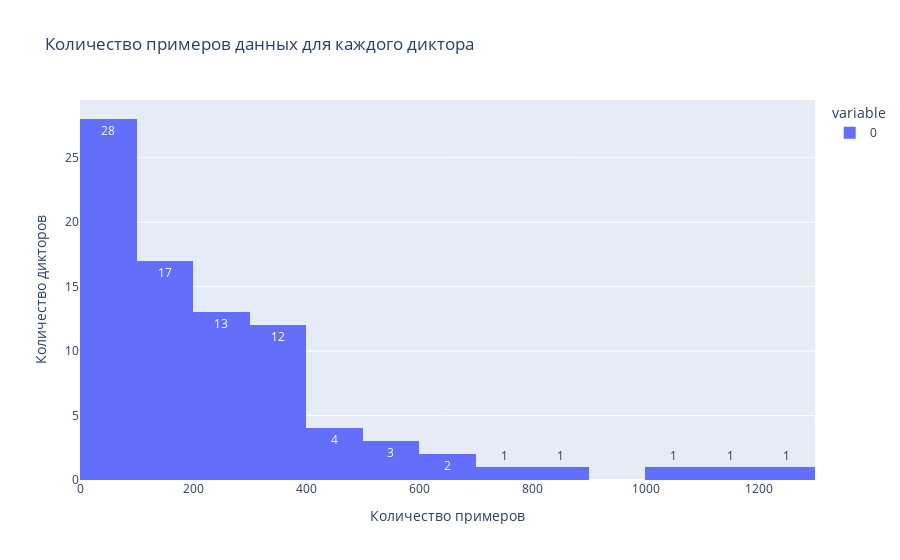

Notebook code cell kept with this figure:
### Markdown cell above
Набор данных VoxPopuli включает речь нескольких дикторов. Построив гистограмму, можно получить представление о том, сколько данных имеется для каждого диктора.

### Code cell
speaker_counts = defaultdict(int)

for speaker_id in dataset["speaker_id"]:
    speaker_counts[speaker_id] += 1

fig = px.histogram(speaker_counts.values(),
                   nbins=20,
                   title='Количество примеров данных для каждого диктора',
                   text_auto=True)

fig.update_xaxes(title_text='Количество примеров')
fig.update_yaxes(title_text='Количество дикторов')

fig.show()

### Figure 1 — Plotly figure (JSON) as saved in the notebook; plotly's stock layout.template omitted (floating-point values rounded to 4 significant figures)
{"data": [{"alignmentgroup": "True", "bingroup": "x", "hovertemplate": "variable=0<br>value=%{x}<br>count=%{y}<extra></extra>", "legendgroup": "0", "marker": {"color": "#636efa", "pattern": {"shape": ""}}, "name": "0", "nbinsx": 20, "offsetgroup": "0", "orientation": "v", "showlegend": true, "texttemplate": "%{value}", "type": "histogram", "x": [263, 324, 649, 459, 345, 566, 166, 314, 1292, 194, 602, 1069, 491, 257, 227, 835, 277, 4, 84, 1198, 252, 391, 435, 493, 37, 711, 363, 78, 123, 128, 351, 382, 329, 111, 281, 312, 356, 163, 579, 177, 236, 115, 342, 266, 189, 298, 506, 145, 217, 170, 319, 166, 209, 176, 249, 43, 138, 59, 73, 78, 272, 81, 33, 147, 98, 13, 102, 31, 86, 39, 131, 14, 28, 80, 17, 42, 5, 18, 8, 24, 30, 4, 2, 1], "xaxis": "x", "yaxis": "y"}], "layout": {"autosize": true, "barmode": "relative", "legend": {"title": {"text": "variable"}, "tracegroupgap": 0}, "title": {"text": "Количество примеров данных для каждого диктора"}, "xaxis": {"anchor": "y", "autorange": true, "domain": [0, 1], "range": [-0.5, 1300.0], "title": {"text": "Количество примеров"}, "type": "linear"}, "yaxis": {"anchor": "x", "autorange": true, "domain": [0, 1], "range": [0, 29.47], "title": {"text": "Количество дикторов"}}}}
